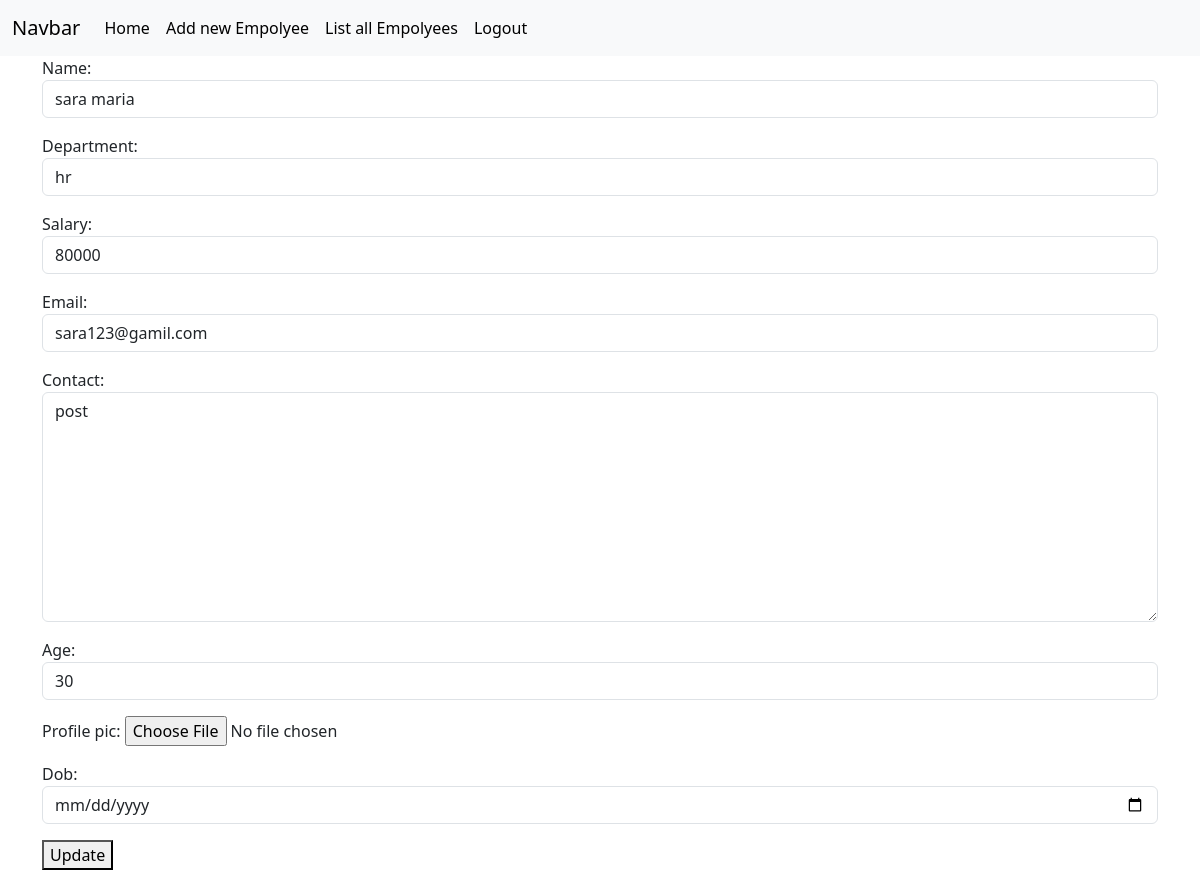
The page /empolyees/2/change (signed in) on the database its author committed.
### crm/models.py (models this page shows, shortened)
class Empolyees(models.Model):
    name=models.CharField(max_length=200)
    department=models.CharField(max_length=200)
    salary=models.PositiveBigIntegerField()
    email=models.EmailField(unique=True)
    contact=models.CharField(null=True,max_length=200,blank=True)
    age=models.PositiveBigIntegerField()
    profile_pic=models.ImageField(upload_to="image",null=True,blank=True)
    dob=models.DateField(null=True,blank=True)

### crm/views.py (the view, shortened to what this page needs)
# urls.py: path('empolyees/<int:pk>/change',views.EmpolyeeUpdateView.as_view(),name="emp-edit"),
@method_decorator(signin_required,name="dispatch")
class EmpolyeeUpdateView(View):
    def get (self,request,*args,**kwargs):
        id=kwargs.get("pk")
        obj=Empolyees.objects.get(id=id)
        form=EmpolyeeModelForm(instance=obj)
        return render(request,"emp_update.html",{"form":form})

### crm/forms.py
class EmpolyeeModelForm(forms.ModelForm):
    class Meta:
        model=Empolyees
        fields="__all__"
        widgets={
            "name":forms.TextInput(attrs={"class":"form-control"}),
            "department":forms.TextInput(attrs={"class":"form-control"}),
            "salary":forms.NumberInput(attrs={"class":"form-control"}),
            "email":forms.EmailInput(attrs={"class":"form-control"}),
            "age":forms.NumberInput(attrs={"class":"form-control"}),
            "contact":forms.Textarea(attrs={"class":"form-control","rows":9}),
            "dob":forms.DateInput(attrs={"class":"form-control","type":"date"})
        }

### crm/views.py (called while the page is built)
def signin_required(fn):
    def wrapper(request,*args,**kwargs):
        if not request.user.is_authenticated:
            messages.error(request,"invalid session")
            return redirect("signin")
        else:
            return fn(request,*args,**kwargs)
    return wrapper

### crm/templates/emp_update.html (shortened to what this page needs)
{%extends 'base_page.html'%}
{%block body_block%}
<div class="container">
    <form action="" method="post" enctype="multipart/form-data">
          {{form.as_p}}
          <button type="submit">Update</button>
    </form>
</div>
{%endblock%}

### rows shown on the page
Empolyees: name "sara maria", department "hr", salary "80000", email "sara123@gamil.com", contact "post", age "30"
